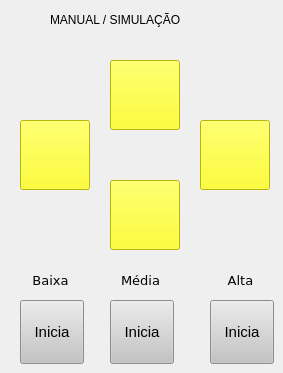
   <widget class="QWidget" name="page_0">
    <widget class="QLabel" name="label_8">
     <property name="geometry">
      <rect>
       <x>50</x>
       <y>10</y>
       <width>191</width>
       <height>21</height>
      </rect>
     </property>
     <property name="styleSheet">
      <string notr="true">font: 75 12pt &quot;Arial&quot;;
color: rgb(0, 0, 0);</string>
     </property>
     <property name="text">
      <string>&lt;html&gt;&lt;head/&gt;&lt;body&gt;&lt;p&gt;MANUAL / SIMULAÇÃO&lt;/p&gt;&lt;/body&gt;&lt;/html&gt;</string>
     </property>
     <property name="PasswordLevel" stdset="0">
      <number>0</number>
     </property>
     <property name="Hide" stdset="0">
      <bool>true</bool>
     </property>
    </widget>
    <widget class="QHmiLabel" name="qHmiLabel_27">
     <property name="geometry">
      <rect>
       <x>110</x>
       <y>270</y>
       <width>61</width>
       <height>20</height>
      </rect>
     </property>
     <property name="font">
      <font>
       <family>DejaVu Sans</family>
       <pointsize>10</pointsize>
      </font>
     </property>
     <property name="styleSheet">
      <string notr="true">color: rgb(0, 0, 0);</string>
     </property>
     <property name="text">
      <string>Média</string>
     </property>
     <property name="alignment">
      <set>Qt::AlignCenter</set>
     </property>
     <property name="PasswordLevel" stdset="0">
      <number>0</number>
     </property>
     <property name="Hide" stdset="0">
      <bool>true</bool>
     </property>
    </widget>
    <widget class="QHmiButton" name="QHmiButtonResetWork_8">
     <property name="geometry">
      <rect>
       <x>110</x>
       <y>300</y>
       <width>64</width>
       <height>64</height>
      </rect>
     </property>
     <property name="font">
      <font>
       <pointsize>11</pointsize>
      </font>
     </property>
     <property name="styleSheet">
      <string notr="true">background-color: rgb(196, 196, 196);</string>
     </property>
     <property name="text">
      <string>Inicia</string>
     </property>
     <property name="icon">
      <iconset>
       <normaloff>../res/toggle_round_128_O_off - Copia.png</normaloff>
       <normalon>../res/toggle_round_128_O_on - Copia.png</normalon>../res/toggle_round_128_O_off - Copia.png</iconset>
     </property>
     <property name="iconSize">
      <size>
       <width>64</width>
       <height>64</height>
      </size>
     </property>
     <property name="fieldName">
      <cstring>RES1__POU_SELECT_VEL_JOG.B_VEL_MEDIA</cstring>
     </property>
     <property name="buttonAction">
      <enum>QHmiButton::Set</enum>
     </property>
     <property name="stateField">
      <cstring></cstring>
     </property>
     <property name="stateAction">
      <enum>QHmiButton::Enable</enum>
     </property>
     <property name="PasswordLevel" stdset="0">
      <number>0</number>
     </property>
     <property name="Hide" stdset="0">
      <bool>true</bool>
     </property>
     <property name="Align left" stdset="0">
      <bool>false</bool>
     </property>
    </widget>
    <widget class="QHmiLabel" name="qHmiLabel_28">
     <property name="geometry">
      <rect>
       <x>20</x>
       <y>270</y>
       <width>61</width>
       <height>20</height>
      </rect>
     </property>
     <property name="font">
      <font>
       <family>DejaVu Sans</family>
       <pointsize>10</pointsize>
      </font>
     </property>
     <property name="styleSheet">
      <string notr="true">color: rgb(0, 0, 0);</string>
     </property>
     <property name="text">
      <string>Baixa</string>
     </property>
     <property name="alignment">
      <set>Qt::AlignCenter</set>
     </property>
     <property name="PasswordLevel" stdset="0">
      <number>0</number>
     </property>
     <property name="Hide" stdset="0">
      <bool>true</bool>
     </property>
    </widget>
    <widget class="QHmiButton" name="QHmiButtonResetWork_9">
     <property name="geometry">
      <rect>
       <x>210</x>
       <y>300</y>
       <width>64</width>
       <height>64</height>
      </rect>
     </property>
     <property name="font">
      <font>
       <pointsize>11</pointsize>
      </font>
     </property>
     <property name="styleSheet">
      <string notr="true">background-color: rgb(196, 196, 196);</string>
     </property>
     <property name="text">
      <string>Inicia</string>
     </property>
     <property name="icon">
      <iconset>
       <normaloff>../res/toggle_round_128_R_off - Copia.png</normaloff>
       <normalon>../res/toggle_round_128_R_on - Copia.png</normalon>../res/toggle_round_128_R_off - Copia.png</iconset>
     </property>
     <property name="iconSize">
      <size>
       <width>64</width>
       <height>64</height>
      </size>
     </property>
     <property name="fieldName">
      <cstring>RES1__POU_SELECT_VEL_JOG.B_VEL_ALTA</cstring>
     </property>
     <property name="buttonAction">
      <enum>QHmiButton::Set</enum>
     </property>
     <property name="stateField">
      <cstring></cstring>
     </property>
     <property name="stateAction">
      <enum>QHmiButton::Enable</enum>
     </property>
     <property name="PasswordLevel" stdset="0">
      <number>0</number>
     </property>
     <property name="Hide" stdset="0">
      <bool>true</bool>
     </property>
     <property name="Align left" stdset="0">
      <bool>false</bool>
     </property>
    </widget>
    <widget class="QHmiLabel" name="qHmiLabel_29">
     <property name="geometry">
      <rect>
       <x>210</x>
       <y>270</y>
       <width>61</width>
       <height>20</height>
      </rect>
     </property>
     <property name="font">
      <font>
       <family>DejaVu Sans</family>
       <pointsize>10</pointsize>
      </font>
     </property>
     <property name="styleSheet">
      <string notr="true">color: rgb(0, 0, 0);</string>
     </property>
     <property name="text">
      <string>Alta</string>
     </property>
     <property name="alignment">
      <set>Qt::AlignCenter</set>
     </property>
     <property name="PasswordLevel" stdset="0">
      <number>0</number>
     </property>
     <property name="Hide" stdset="0">
      <bool>true</bool>
     </property>
    </widget>
    <widget class="QHmiButton" name="QHmiButtonResetWork_10">
     <property name="geometry">
      <rect>
       <x>20</x>
       <y>300</y>
       <width>64</width>
       <height>64</height>
      </rect>
     </property>
     <property name="font">
      <font>
       <pointsize>11</pointsize>
      </font>
     </property>
     <property name="styleSheet">
      <string notr="true">background-color: rgb(196, 196, 196);</string>
     </property>
     <property name="text">
      <string>Inicia</string>
     </property>
     <property name="icon">
      <iconset>
       <normaloff>../res/toggle_round_128_G_off - Copia.png</normaloff>
       <normalon>../res/toggle_round_128_G_on - Copia.png</normalon>../res/toggle_round_128_G_off - Copia.png</iconset>
     </property>
     <property name="iconSize">
      <size>
       <width>64</width>
       <height>64</height>
      </size>
     </property>
     <property name="fieldName">
      <cstring>RES1__POU_SELECT_VEL_JOG.B_VEL_BAIXA</cstring>
     </property>
     <property name="buttonAction">
      <enum>QHmiButton::Set</enum>
     </property>
     <property name="stateField">
      <cstring></cstring>
     </property>
     <property name="stateAction">
      <enum>QHmiButton::Enable</enum>
     </property>
     <property name="PasswordLevel" stdset="0">
      <number>0</number>
     </property>
     <property name="Hide" stdset="0">
      <bool>true</bool>
     </property>
     <property name="Align left" stdset="0">
      <bool>false</bool>
     </property>
    </widget>
    <widget class="QHmiButton" name="QHmiButton_9">
     <property name="geometry">
      <rect>
       <x>110</x>
       <y>60</y>
       <width>70</width>
       <height>70</height>
      </rect>
     </property>
     <property name="sizePolicy">
      <sizepolicy hsizetype="Fixed" vsizetype="Fixed">
       <horstretch>0</horstretch>
       <verstretch>0</verstretch>
      </sizepolicy>
     </property>
     <property name="minimumSize">
      <size>
       <width>0</width>
       <height>0</height>
      </size>
     </property>
     <property name="font">
      <font>
       <family>DejaVu Sans</family>
       <pointsize>16</pointsize>
       <weight>75</weight>
       <italic>false</italic>
       <bold>true</bold>
       <kerning>false</kerning>
      </font>
     </property>
     <property name="styleSheet">
      <string notr="true">background-color: rgb(255, 255, 0);
color: rgb(0, 0, 0);</string>
     </property>
     <property name="text">
      <string/>
     </property>
     <property name="icon">
      <iconset>
       <normaloff>../res/b128_Arrow Up 1.png</normaloff>../res/b128_Arrow Up 1.png</iconset>
     </property>
     <property name="iconSize">
      <size>
       <width>48</width>
       <height>48</height>
      </size>
     </property>
     <property name="checkable">
      <bool>true</bool>
     </property>
     <property name="fieldName">
      <cstring>CONF1__G_AXIS_MANAGER_Y.BT_IHM_JOGFW</cstring>
     </property>
     <property name="buttonAction">
      <enum>QHmiButton::SetReset</enum>
     </property>
     <property name="reset_when_unfocus" stdset="0">
      <bool>true</bool>
     </property>
     <property name="PasswordLevel" stdset="0">
      <number>0</number>
     </property>
     <property name="Hide" stdset="0">
      <bool>true</bool>
     </property>
     <property name="Align left" stdset="0">
      <bool>false</bool>
     </property>
    </widget>
    <widget class="QHmiButton" name="QHmiButton_10">
     <property name="geometry">
      <rect>
       <x>110</x>
       <y>180</y>
       <width>70</width>
       <height>70</height>
      </rect>
     </property>
     <property name="sizePolicy">
      <sizepolicy hsizetype="Fixed" vsizetype="Fixed">
       <horstretch>0</horstretch>
       <verstretch>0</verstretch>
      </sizepolicy>
     </property>
     <property name="minimumSize">
      <size>
       <width>0</width>
       <height>0</height>
      </size>
     </property>
     <property name="font">
      <font>
       <family>DejaVu Sans</family>
       <pointsize>16</pointsize>
       <weight>75</weight>
       <italic>false</italic>
       <bold>true</bold>
       <kerning>false</kerning>
      </font>
     </property>
     <property name="styleSheet">
      <string notr="true">background-color: rgb(255, 255, 0);
color: rgb(0, 0, 0);</string>
     </property>
     <property name="text">
      <string/>
     </property>
     <property name="icon">
      <iconset>
       <normaloff>../res/b128_Arrow Down 1.png</normaloff>../res/b128_Arrow Down 1.png</iconset>
     </property>
     <property name="iconSize">
      <size>
       <width>48</width>
       <height>48</height>
      </size>
     </property>
     <property name="checkable">
      <bool>true</bool>
     </property>
     <property name="fieldName">
      <cstring>CONF1__G_AXIS_MANAGER_Y.BT_IHM_JOGBV</cstring>
     </property>
     <property name="buttonAction">
      <enum>QHmiButton::SetReset</enum>
     </property>
     <property name="reset_when_unfocus" stdset="0">
      <bool>true</bool>
     </property>
     <property name="PasswordLevel" stdset="0">
      <number>0</number>
     </property>
     <property name="Hide" stdset="0">
      <bool>true</bool>
     </property>
     <property name="Align left" stdset="0">
      <bool>false</bool>
     </property>
    </widget>
    <widget class="QHmiButton" name="QHmiButton_11">
     <property name="geometry">
      <rect>
       <x>200</x>
       <y>120</y>
       <width>70</width>
       <height>70</height>
      </rect>
     </property>
     <property name="sizePolicy">
      <sizepolicy hsizetype="Fixed" vsizetype="Fixed">
       <horstretch>0</horstretch>
       <verstretch>0</verstretch>
      </sizepolicy>
     </property>
     <property name="minimumSize">
      <size>
       <width>0</width>
       <height>0</height>
      </size>
     </property>
     <property name="font">
      <font>
       <family>DejaVu Sans</family>
       <pointsize>16</pointsize>
       <weight>75</weight>
       <italic>false</italic>
       <bold>true</bold>
       <kerning>false</kerning>
      </font>
     </property>
     <property name="styleSheet">
      <string notr="true">background-color: rgb(255, 255, 0);
color: rgb(0, 0, 0);</string>
     </property>
     <property name="text">
      <string/>
     </property>
     <property name="icon">
      <iconset>
       <normaloff>../res/b128_Arrow Left 1.png</normaloff>../res/b128_Arrow Left 1.png</iconset>
     </property>
     <property name="iconSize">
      <size>
       <width>48</width>
       <height>48</height>
      </size>
     </property>
     <property name="checkable">
      <bool>true</bool>
     </property>
     <property name="fieldName">
      <cstring>CONF1__G_AXIS_MANAGER_X.BT_IHM_JOGFW</cstring>
     </property>
     <property name="buttonAction">
      <enum>QHmiButton::SetReset</enum>
     </property>
     <property name="reset_when_unfocus" stdset="0">
      <bool>true</bool>
     </property>
     <property name="PasswordLevel" stdset="0">
      <number>0</number>
     </property>
     <property name="Hide" stdset="0">
      <bool>true</bool>
     </property>
     <property name="Align left" stdset="0">
      <bool>false</bool>
     </property>
    </widget>
    <widget class="QHmiButton" name="QHmiButton_12">
     <property name="geometry">
      <rect>
       <x>20</x>
       <y>120</y>
       <width>70</width>
       <height>70</height>
      </rect>
     </property>
     <property name="sizePolicy">
      <sizepolicy hsizetype="Fixed" vsizetype="Fixed">
       <horstretch>0</horstretch>
       <verstretch>0</verstretch>
      </sizepolicy>
     </property>
     <property name="minimumSize">
      <size>
       <width>0</width>
       <height>0</height>
      </size>
     </property>
     <property name="font">
      <font>
       <family>DejaVu Sans</family>
       <pointsize>16</pointsize>
       <weight>75</weight>
       <italic>false</italic>
       <bold>true</bold>
       <kerning>false</kerning>
      </font>
     </property>
     <property name="styleSheet">
      <string notr="true">background-color: rgb(255, 255, 0);
color: rgb(0, 0, 0);</string>
     </property>
     <property name="text">
      <string/>
     </property>
     <property name="icon">
      <iconset>
       <normaloff>../res/b128_Arrow Right 1.png</normaloff>../res/b128_Arrow Right 1.png</iconset>
     </property>
     <property name="iconSize">
      <size>
       <width>48</width>
       <height>48</height>
      </size>
     </property>
     <property name="checkable">
      <bool>true</bool>
     </property>
     <property name="fieldName">
      <cstring>CONF1__G_AXIS_MANAGER_X.BT_IHM_JOGBV</cstring>
     </property>
     <property name="buttonAction">
      <enum>QHmiButton::SetReset</enum>
     </property>
     <property name="reset_when_unfocus" stdset="0">
      <bool>true</bool>
     </property>
     <property name="PasswordLevel" stdset="0">
      <number>0</number>
     </property>
     <property name="Hide" stdset="0">
      <bool>true</bool>
     </property>
     <property name="Align left" stdset="0">
      <bool>false</bool>
     </property>
    </widget>
   </widget>
